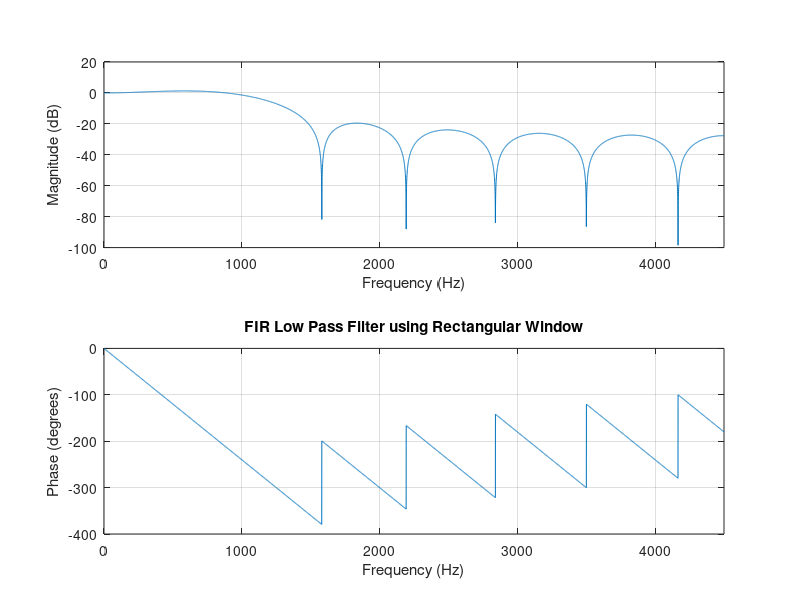

This chart was generated by the following MATLAB code:

clc; clear all; close all;

rp = 0.05;
rs = 0.04;
fp = 1200;
fs = 2000;
f = 9000;

num = -20*log10(sqrt(rp*rs))-13;
dem = 14.6*(fs-fp)/f;
n = ceil(num/dem);

if mod(n,2) ~= 0
    n = n+1;
end

wp = 2*fp/f;
y = rectwin(n+1);
b = fir1(n,wp,y);

freqz(b,1,8192,f);
title('FIR Low Pass Filter using Rectangular Window');
